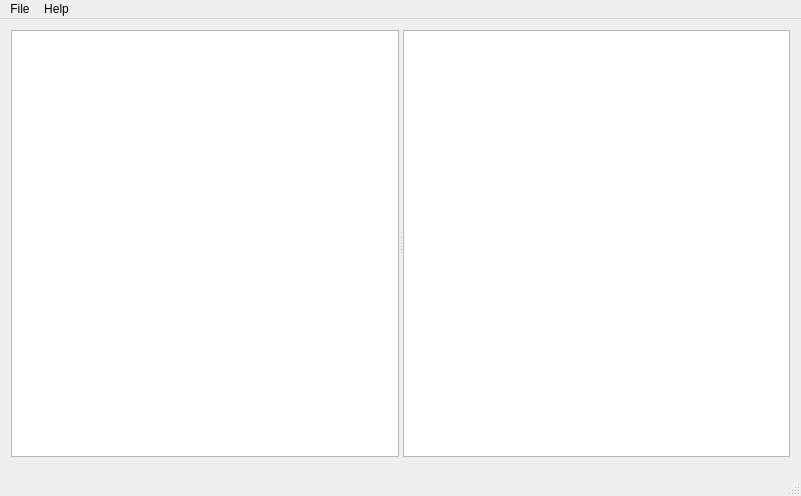
<?xml version="1.0" encoding="UTF-8"?>
<ui version="4.0">
 <class>MainWindow</class>
 <widget class="QMainWindow" name="MainWindow">
  <property name="geometry">
   <rect>
    <x>0</x>
    <y>0</y>
    <width>801</width>
    <height>496</height>
   </rect>
  </property>
  <property name="windowTitle">
   <string>Simple Player</string>
  </property>
  <widget class="QWidget" name="centralWidget">
   <layout class="QVBoxLayout" name="verticalLayout">
    <item>
     <widget class="QSplitter" name="splitter">
      <property name="sizePolicy">
       <sizepolicy hsizetype="Expanding" vsizetype="Expanding">
        <horstretch>0</horstretch>
        <verstretch>0</verstretch>
       </sizepolicy>
      </property>
      <property name="orientation">
       <enum>Qt::Horizontal</enum>
      </property>
      <widget class="QTreeView" name="musicTree">
       <property name="sizeIncrement">
        <size>
         <width>2</width>
         <height>0</height>
        </size>
       </property>
       <property name="editTriggers">
        <set>QAbstractItemView::NoEditTriggers</set>
       </property>
       <property name="dragEnabled">
        <bool>true</bool>
       </property>
       <property name="dragDropMode">
        <enum>QAbstractItemView::DragOnly</enum>
       </property>
       <property name="defaultDropAction">
        <enum>Qt::CopyAction</enum>
       </property>
       <property name="selectionMode">
        <enum>QAbstractItemView::ExtendedSelection</enum>
       </property>
       <property name="iconSize">
        <size>
         <width>48</width>
         <height>48</height>
        </size>
       </property>
       <property name="animated">
        <bool>true</bool>
       </property>
       <attribute name="headerVisible">
        <bool>false</bool>
       </attribute>
      </widget>
      <widget class="PlaylistListView" name="playlist">
       <property name="acceptDrops">
        <bool>true</bool>
       </property>
       <property name="dragEnabled">
        <bool>true</bool>
       </property>
       <property name="dragDropMode">
        <enum>QAbstractItemView::DragDrop</enum>
       </property>
       <property name="defaultDropAction">
        <enum>Qt::CopyAction</enum>
       </property>
       <property name="selectionMode">
        <enum>QAbstractItemView::ExtendedSelection</enum>
       </property>
       <property name="selectionBehavior">
        <enum>QAbstractItemView::SelectRows</enum>
       </property>
       <property name="uniformItemSizes">
        <bool>true</bool>
       </property>
      </widget>
     </widget>
    </item>
    <item>
     <widget class="PlayerControls" name="playercontrols" native="true"/>
    </item>
   </layout>
  </widget>
  <widget class="QMenuBar" name="menuBar">
   <property name="geometry">
    <rect>
     <x>0</x>
     <y>0</y>
     <width>801</width>
     <height>22</height>
    </rect>
   </property>
   <widget class="QMenu" name="menuFile">
    <property name="title">
     <string>File</string>
    </property>
    <addaction name="actionAdd_Path"/>
    <addaction name="actionRescan"/>
    <addaction name="actionSettings"/>
    <addaction name="separator"/>
    <addaction name="actionQuit"/>
   </widget>
   <widget class="QMenu" name="menuHelp">
    <property name="title">
     <string>Help</string>
    </property>
    <addaction name="actionAbout"/>
    <addaction name="actionAbout_Qt"/>
   </widget>
   <addaction name="menuFile"/>
   <addaction name="menuHelp"/>
  </widget>
  <widget class="QStatusBar" name="statusBar"/>
  <action name="actionQuit">
   <property name="text">
    <string>Quit</string>
   </property>
  </action>
  <action name="actionSettings">
   <property name="text">
    <string>Settings</string>
   </property>
  </action>
  <action name="actionAdd_Path">
   <property name="text">
    <string>Add Path</string>
   </property>
  </action>
  <action name="actionAbout">
   <property name="text">
    <string>About</string>
   </property>
  </action>
  <action name="actionAbout_Qt">
   <property name="text">
    <string>About Qt</string>
   </property>
  </action>
  <action name="actionRescan">
   <property name="text">
    <string>Rescan</string>
   </property>
  </action>
 </widget>
 <layoutdefault spacing="6" margin="11"/>
 <customwidgets>
  <customwidget>
   <class>PlaylistListView</class>
   <extends>QListView</extends>
   <header location="global">player/playlistlistview.h</header>
  </customwidget>
  <customwidget>
   <class>PlayerControls</class>
   <extends>QWidget</extends>
   <header location="global">player/playercontrols.h</header>
   <container>1</container>
  </customwidget>
 </customwidgets>
 <resources/>
 <connections/>
</ui>
